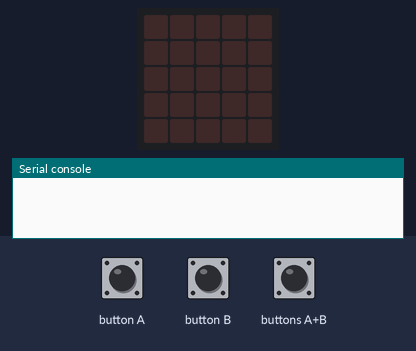
Simulated run of this program. Board: BBC micro:bit (MakeCode). Shown: the board's 5×5 LED display, the last lines printed to the serial console. Inputs (shaded band) come from the test bench.

Above: at 1.2 s.
1.3 s: buttons A+B pressed for 0.15 s
At 2.2 s:
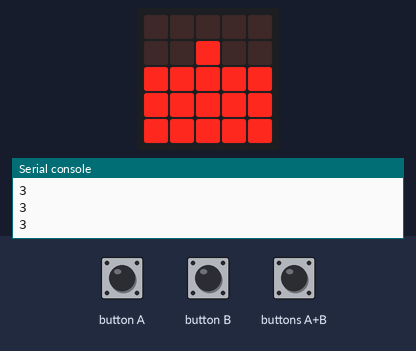
3.0 s: buttons A+B pressed for 1 s
Timing chart, 0 to 6.0 s (numbered marks = the images above; inputs shaded):
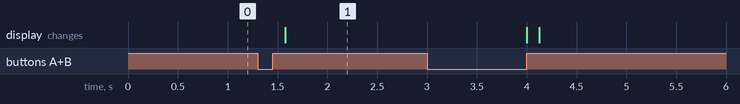

The program:

main.ts
```typescript
let sprite = 0
input.onButtonPressed(Button.AB, function () {
    basic.clearScreen()
    basic.pause(100)
    sprite = 5
    for (let index = 0; index < 15; index++) {
        for (let index = 0; index < 4; index++) {
            led.plot(2, led.pointBrightness(2, 4))
            led.plot(2, led.pointBrightness(2, 4))
            led.plot(3, 2)
            led.setBrightness(255)
            led.plotBarGraph(
            3,
            5
            )
        }
    }
})
```

test.ts
```typescript
// ide kerülnek a tesztek; a rendszer ezt nem kompilálja, ha a csomagot bővítményként használják.
```

Measured:
- after the input at 1.3 s, the display: changes after 0.28 s (image 1)
